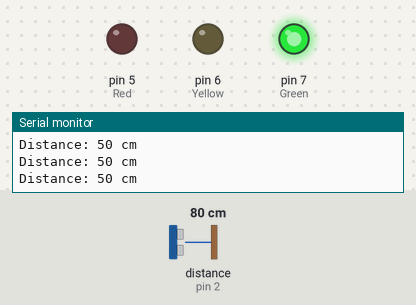
A sketch run on a simulated Arduino Uno, built with avr-gcc and run on an emulated ATmega328P. Shown: output pins drawn as LEDs (lit = HIGH), the last lines printed to the serial monitor. Wiring (inferred from the names in the program): ultrasonic range finder: trigger pin 3; echo pin 2. The test bench sets the inputs (shaded band); at power-on: distance to the obstacle (sensor on pin 2) 80 cm. The echo pulse lasts 58.3 µs per cm; pins used as bus, display or sensor lines are not drawn.

Above: at 1.2 s.
1.3 s: distance to the obstacle (sensor on pin 2) set to 33 cm
4.3 s: distance to the obstacle (sensor on pin 2) set to 30 cm
At 5.5 s:
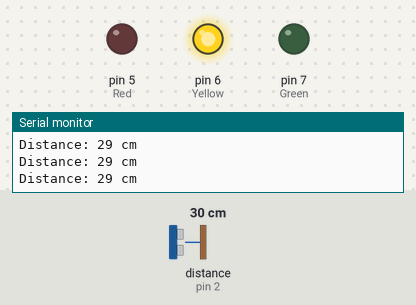
5.8 s: distance to the obstacle (sensor on pin 2) set to 13 cm
8.8 s: distance to the obstacle (sensor on pin 2) set to 10 cm
At 9.3 s:
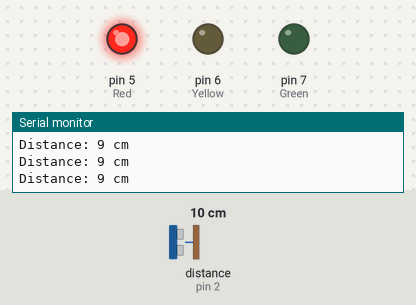
Timing chart, 0 to 11.3 s (numbered marks = the images above; inputs shaded):
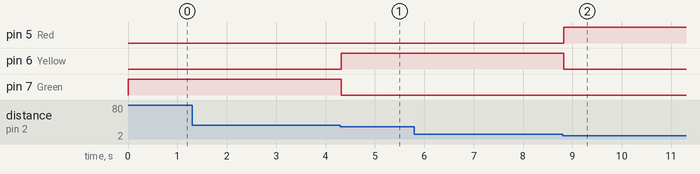

Measured:
- the behaviour switches between 32 and 31 cm on distance to the obstacle (sensor on pin 2) (found by bisection; images 0 and 1)
- the behaviour switches between 12 and 11 cm on distance to the obstacle (sensor on pin 2) (found by bisection; images 1 and 2)
- after the input at 4.3 s, pin 6 (Yellow): LOW → HIGH at once; pin 7 (Green): HIGH → LOW at once
- after the input at 8.8 s, pin 5 (Red): LOW → HIGH at once; pin 6 (Yellow): HIGH → LOW at once

The sketch:

sketch5.ino
```cpp
#define echoPin 2 // attach pin D2 Arduino to pin Echo of HC-SR04
#define trigPin 3 //attach pin D3 Arduino to pin Trig of HC-SR04
//for challenge
int Red=5;
int Yellow=6;
int Green=7;
// defines variables
long duration; // variable for the duration of sound wave travel
int distance; // variable for the distance measurement

void setup() {
  pinMode(trigPin, OUTPUT); // Sets the trigPin as an OUTPUT
  pinMode(echoPin, INPUT); // Sets the echoPin as an INPUT
  //for the challenge
  pinMode(Red, OUTPUT);
  pinMode(Yellow, OUTPUT);
  pinMode(Green, OUTPUT);
  Serial.begin(9600); // // Serial Communication is starting with 9600 of baudrate speed
  Serial.println("Ultrasonic Sensor HC-SR04 Test"); // print some text in Serial Monitor
  Serial.println("with Arduino UNO R3");
}
void loop() {
  // Clears the trigPin condition
  digitalWrite(trigPin, LOW);
  delayMicroseconds(2);
  // Sets the trigPin HIGH (ACTIVE) for 10 microseconds
  digitalWrite(trigPin, HIGH);
  delayMicroseconds(10);
  digitalWrite(trigPin, LOW);
  // Reads the echoPin, returns the sound wave travel time in microseconds
  duration = pulseIn(echoPin, HIGH);
  // Calculating the distance
  distance = duration * 0.034 / 2; // Speed of sound wave divided by 2 (go and back)
  // Displays the distance on the Serial Monitor
   if(distance > 50){
    distance = 50;
   }
  Serial.print("Distance: ");
  Serial.print(distance);
  Serial.println(" cm");

  //for the challenge
  if (distance <= 10){
    digitalWrite(Red, HIGH);
    digitalWrite(Yellow, LOW);
    digitalWrite(Green, LOW);
    }
      else if (distance > 10&& distance <=30){
    digitalWrite(Red, LOW);
    digitalWrite(Yellow, HIGH);
    digitalWrite(Green, LOW);
    }
      else {
    digitalWrite(Red, LOW);
    digitalWrite(Yellow, LOW);
    digitalWrite(Green, HIGH);
    }
}
```
